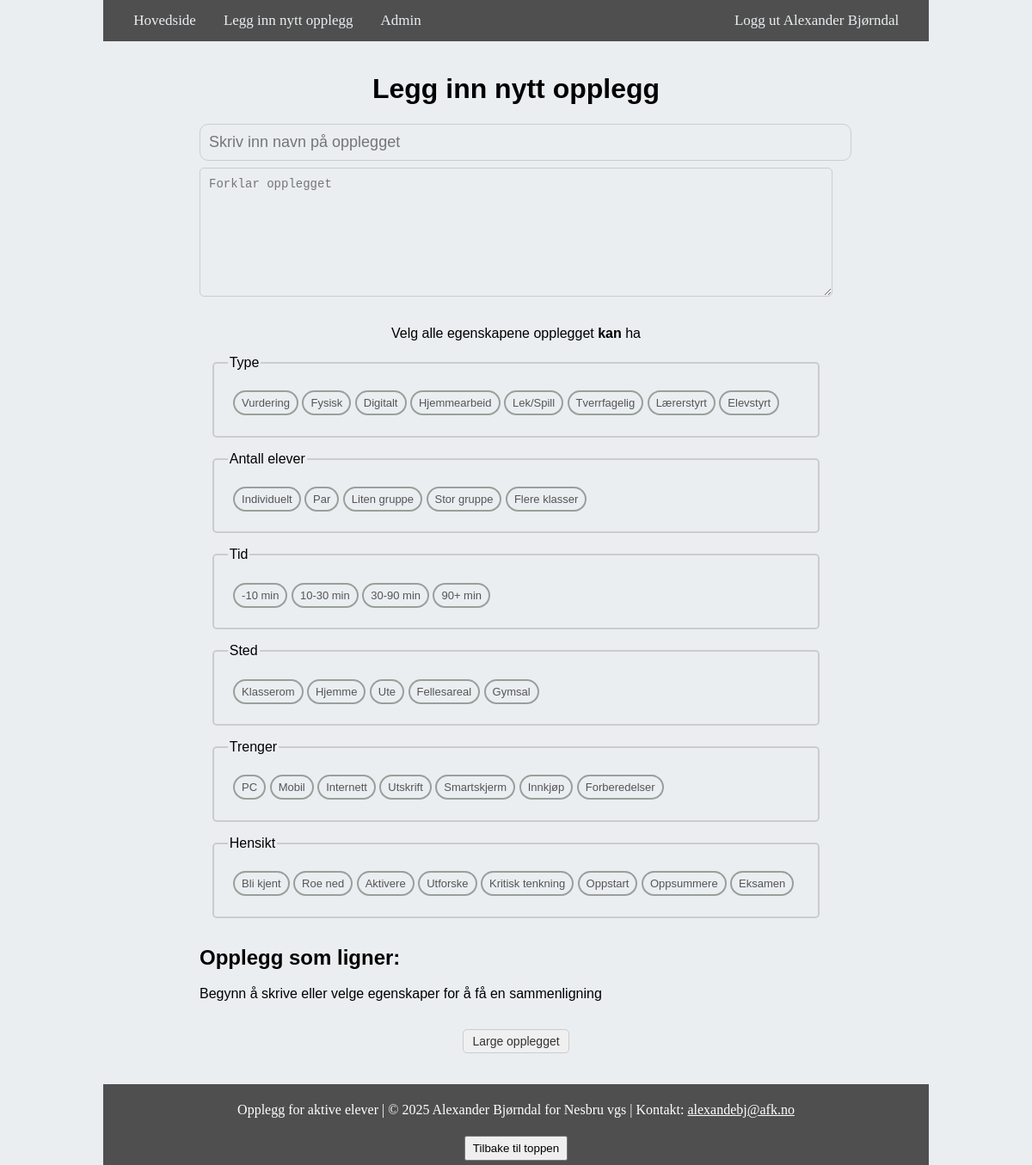
Page /add-opplegg (signed in) on the committed database.
### website/models.py (models this page shows)
class User(db.Model, UserMixin):
    __tablename__ = 'user'
    id = db.Column(db.Integer, primary_key=True)
    email = db.Column(db.String(150), unique=True)
    password = db.Column(db.String(150))
    first_name = db.Column(db.String(150))
    role = db.Column(db.String(50), default='user')
    is_email_confirmed = db.Column(db.Boolean, default=False)
    is_temp_password = db.Column(db.Boolean, default=False)
    opplegg = db.relationship('Opplegg')
    favorites = db.relationship('Opplegg', secondary=opplegg_user_favorites, backref='user_favorite')
    comments = db.relationship('Comment', back_populates='user')

class Trait(db.Model):
    __tablename__ = 'trait'
    id = db.Column(db.Integer, primary_key=True)
    name = db.Column(db.String(100))
    klasse = db.Column(db.String(100))
    forklaring = db.Column(db.String(500))

### website/views.py (the view, shortened to what this page needs)
@views.route('/add-opplegg', methods=['GET', 'POST'])
@login_required
def add_opplegg():
    traits = Trait.query.all()
    klasse_groups = defaultdict(list)
    for trait in traits:
        klasse_groups[trait.klasse].append(trait)
    return render_template("add_opplegg.html", user=current_user, klasse_groups=klasse_groups)

### website/templates/add_opplegg.html (shortened to what this page needs)
{% extends "base.html" %}{% block title %}Legg inn nytt opplegg{% endblock %} {%
block content %}
<link
  rel="stylesheet"
  href="{{ url_for('static', filename='legg_inn_nytt_opplegg.css') }}"
/>
<div id="opplegg_body">
  <div id="centerer">
    <h1 align="center">Legg inn nytt opplegg</h1>
    <form method="POST">
      <input
        type="text"
        name="opplegg"
        placeholder="Skriv inn navn på opplegget"
        size="40"
        required
        id="opplegg"
        style="
          font-size: 18px;
          background: #eaeef1;
          border-radius: 10px;
          margin-bottom: 0.5rem;
        "
      /><br />
      <textarea
        placeholder="Forklar opplegget"
        id="data"
        name="data"
        rows="4"
        cols="139"
        style="font-size: 14px"
        wrap="soft"
        required
      ></textarea>
      <div class="form-footer">
        <p>Velg alle egenskapene opplegget <b>kan</b> ha</p>
      </div>
      {% for klasse, traits in klasse_groups.items() %}
      <fieldset>
        <legend>{{ klasse }}</legend>
        <div class="container">
          <ul class="ks-cboxtags">
            {% for trait in traits %}
            <li data-tooltip="{{ trait.forklaring }}">
              <label for="checkbox{{ trait.id }}">{{ trait.name }}</label>
            </li>
            {% endfor %}
          </ul>
        </div>
      </fieldset>
      {% endfor %}
      <div id="similarity-results" style="margin-top: 2rem">
        <h2>Opplegg som ligner:</h2>
        <div id="similarity-list">
          Begynn å skrive eller velge egenskaper for å få en sammenligning
        </div>
      </div>
      <div align="center">
        <button
          type="submit"
          onsubmit="disableSubmitButton()"
          class="button-style"
          style="margin-top: 2rem"
        >
          Large opplegget
        </button>
      </div>
    </form>
  </div>
</div>
{% endblock %}

### website/templates/base.html (shortened to what this page needs)
<!DOCTYPE html>
<html>
  <head class="mainclass">
    <link
      href="https://cdnjs.cloudflare.com/ajax/libs/font-awesome/5.15.4/css/all.min.css"
      rel="stylesheet"
    />
    <link
      rel="stylesheet"
      href="{{ url_for('static', filename='home.css') }}"
    />
  </head>
  <body class="mainclass">
    <nav class="navbar">
      <div class="navbar-nav">
        <div style="margin-left: 2%">
          {% if user.role == 'admin' %}
          <a class="nav-item nav-link" id="home" href="/">Hovedside</a>
          <a
            class="nav-item nav-link"
            id="add_opplegg"
            href="{{ url_for('views.add_opplegg') }}"
            >Legg inn nytt opplegg</a
          ><a
            class="nav-item nav-link"
            id="admin_dashboard"
            href="{{ url_for('admin.admin') }}"
            >Admin</a
          >
          <a
            class="nav-item nav-link"
            style="float: right; margin-right: 2%"
            id="logout"
            href="/logout"
          >
            Logg ut {{ user.first_name }}
          </a>
          {% endif %}
        </div>
      </div>
    </nav>
    <div class="container">{% block content %}{% endblock %}</div>
    <footer>
      <div class="footer-content">
        <p>
          Opplegg for aktive elever | &copy;
          <span id="current-year"></span> Alexander Bjørndal for Nesbru vgs |
          Kontakt: <span id="email1"></span>
        </p>
      </div>
      <button id="back-to-top" onclick="window.scrollTo(0, 0)">
        Tilbake til toppen
      </button>
    </footer>
  </body>
</html>

### website/static/home.css (style rules this page uses)
html, body { height: 100%; margin: 0; display: flex; flex-direction: column; background: #eaeef1; scroll-behavior: smooth; }
#opplegg_body { background: #eaeef1; width: 80%; display: grid; grid-template-columns: 1fr; grid-template-rows: 1fr; grid-column-gap: 0px; grid-row-gap: 0px; margin: 0 auto; }
textarea { outline: none; border-radius: 10px; background: #eaeef1; font-size: 14px; resize: none; overflow: auto; }
fieldset { border-radius: 10px; margin: 2%; border: 2px solid #cecece; background-color: #eaeef1; }
ul.ks-cboxtags li { display: inline; }
ul.ks-cboxtags li label { display: inline-block; background-color: #eaeef1; border: 2px solid #99a099; color: #555555; border-radius: 20px; white-space: nowrap; margin: 1px 0px; -webkit-user-select: none; -moz-user-select: none; -ms-user-select: none; user-select: none; -webkit-tap-highlight-color: transparent; transition: all 0.2s; padding: 5px 8px; font-size: 12px; cursor: pointer; }
ul.ks-cboxtags li label::before { display: inline-block; font-style: normal; font-variant: normal; text-rendering: auto; -webkit-font-smoothing: antialiased; font-family: "Font Awesome 5 Free"; font-weight: 900; font-size: 12px; padding: 2px 6px 2px 2px; transition: transform 0.2s ease-in-out; }
.container { font-family: "Font Awesome 5 Free", Tahoma, Geneva, Verdana, sans-serif; flex: 1; display: grid; }
.container ul { margin: 0.4rem; padding: 0; list-style-type: none; }
.mainclass { margin-left: 10%; margin-right: 10%; }
.navbar-nav { background-color: #4f4f4f; overflow: hidden; }
.navbar-nav a { float: left; display: block; color: #eaeef1; text-align: center; padding: 14px 16px; text-decoration: none; font-size: 17px; }
li { position: relative; }
.button-style { background-color: #f0f0f0; color: #333; border: 1px solid #ccc; border-radius: 5px; padding: 5px 10px; font-size: 14px; cursor: pointer; transition: background-color 0.3s, border-color 0.3s; }
footer { background-color: #4f4f4f; color: #fff; text-align: center; padding: 5px 0; margin-top: 20px; }
#back-to-top { margin-top: 5px; padding: 5px 8px; cursor: pointer; }
.form-footer { text-align: center; margin-top: 15px; }
form textarea { width: 100%; padding: 10px; border-radius: 5px; border: 1px solid #ccc; resize: vertical; }
form button { margin-top: 10px; padding: 10px 20px; background-color: #007bff; color: white; border: none; border-radius: 5px; }

### website/static/legg_inn_nytt_opplegg.css (style rules this page uses)
ul.ks-cboxtags li { display: inline; }
ul.ks-cboxtags li label { display: inline-block; background-color: #eaeef1; border: 2px solid #99a099; color: #555555; border-radius: 20px; white-space: nowrap; margin: 1px 0px; -webkit-user-select: none; -moz-user-select: none; -ms-user-select: none; user-select: none; -webkit-tap-highlight-color: transparent; transition: all 0.2s; padding: 5px 8px; font-size: small; cursor: pointer; }
ul.ks-cboxtags li label::before { display: inline-block; font-style: normal; font-variant: normal; text-rendering: auto; -webkit-font-smoothing: antialiased; font-family: "Font Awesome 5 Free"; font-weight: 900; font-size: medium; padding: 2px 6px 2px 2px; transition: transform 0.2s ease-in-out; }
#centerer { max-width: 1000px; margin: 0 auto; padding: 1rem; box-sizing: border-box; }
fieldset { border: 2px solid #ccc; border-radius: 5px; margin-bottom: 1rem; padding: 1rem; }
input[type="text"], textarea, input[type="email"], input[type="password"] { width: 100%; padding: 10px; font-size: 16px; background-color: #eaeef1; border-radius: 5px; border: 1px solid #ccc; margin-bottom: 15px; }
textarea { width: 100%; max-width: 100%; box-sizing: border-box; border-radius: 5px; border: 2px solid #ccc; resize: none; height: 150px; }
.ks-cboxtags { list-style-type: none; padding: 0; margin: 0; }
.ks-cboxtags label { display: inline-block; }
a { text-decoration: none; color: inherit; }

### rows in the picture
User: first_name "Alexander Bjørndal"
Trait: klasse "Type", name "Vurdering"
Trait: name "Fysisk"
Trait: name "Digitalt"
Trait: name "Hjemmearbeid"
Trait: name "Lek/Spill"
Trait: name "Tverrfagelig"
Trait: name "Lærerstyrt"
Trait: name "Elevstyrt"
Trait: klasse "Antall elever", name "Individuelt"
Trait: name "Par"
Trait: name "Liten gruppe"
Trait: name "Stor gruppe"
Trait: name "Flere klasser"
Trait: klasse "Tid", name "-10 min"
Trait: name "10-30 min"
Trait: name "30-90 min"
Trait: name "90+ min"
Trait: klasse "Sted", name "Klasserom"
Trait: name "Hjemme"
Trait: name "Ute"
Trait: name "Fellesareal"
Trait: name "Gymsal"
Trait: klasse "Trenger", name "PC"
Trait: name "Mobil"
Trait: name "Internett"
Trait: name "Utskrift"
Trait: name "Smartskjerm"
Trait: name "Innkjøp"
Trait: name "Forberedelser"
Trait: klasse "Hensikt", name "Bli kjent"
Trait: name "Roe ned"
Trait: name "Aktivere"
Trait: name "Utforske"
Trait: name "Kritisk tenkning"
Trait: name "Oppstart"
Trait: name "Oppsummere"
Trait: name "Eksamen"
